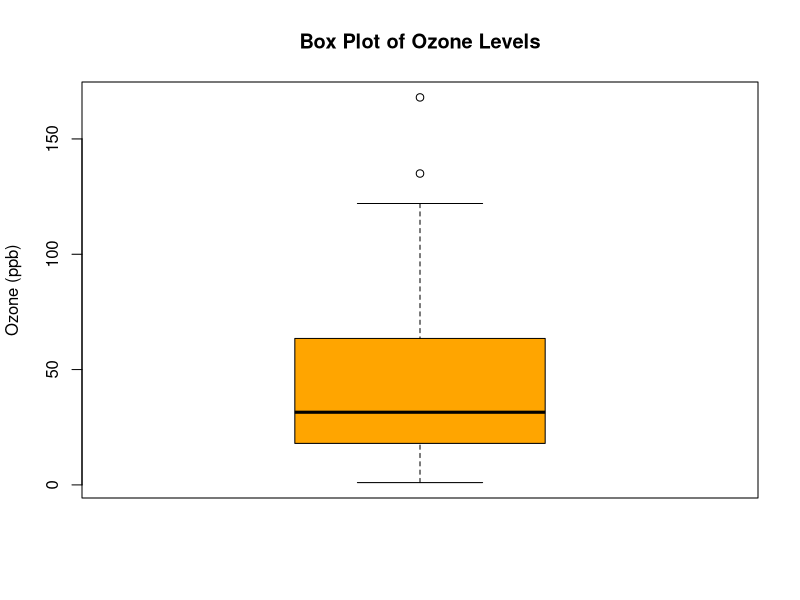
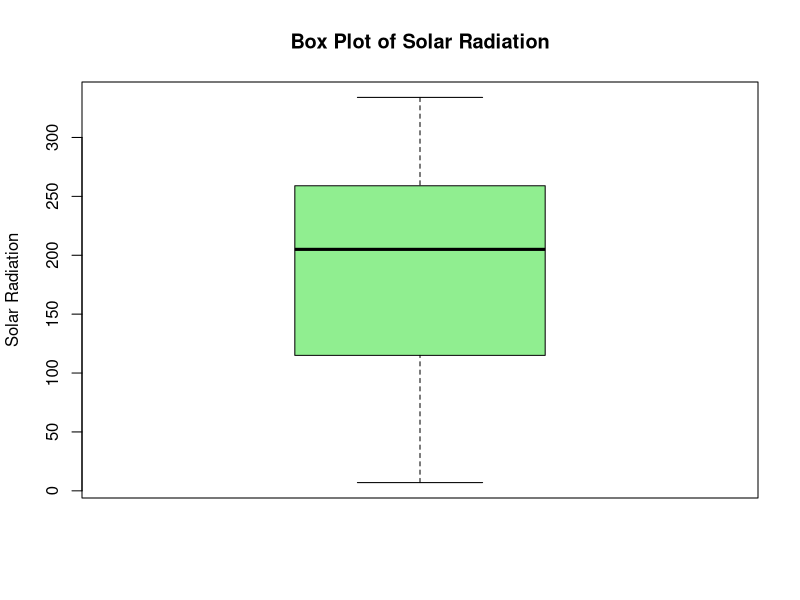
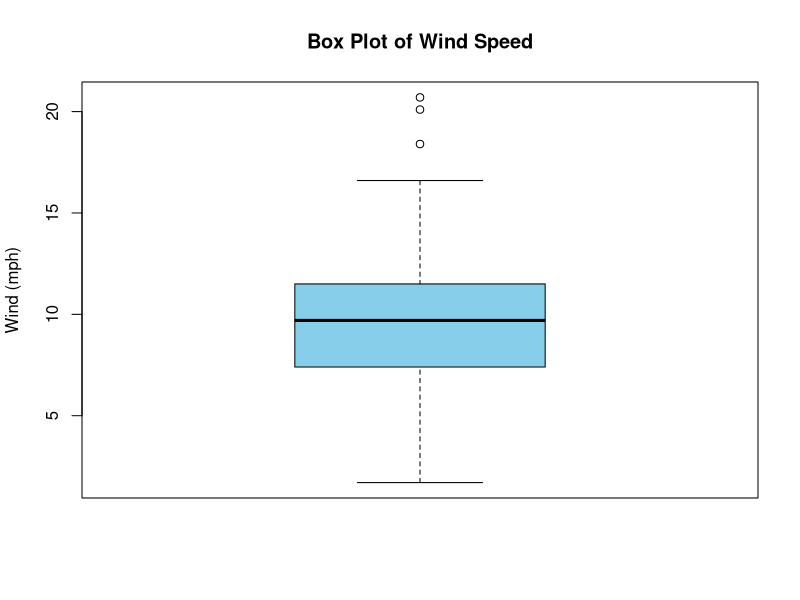
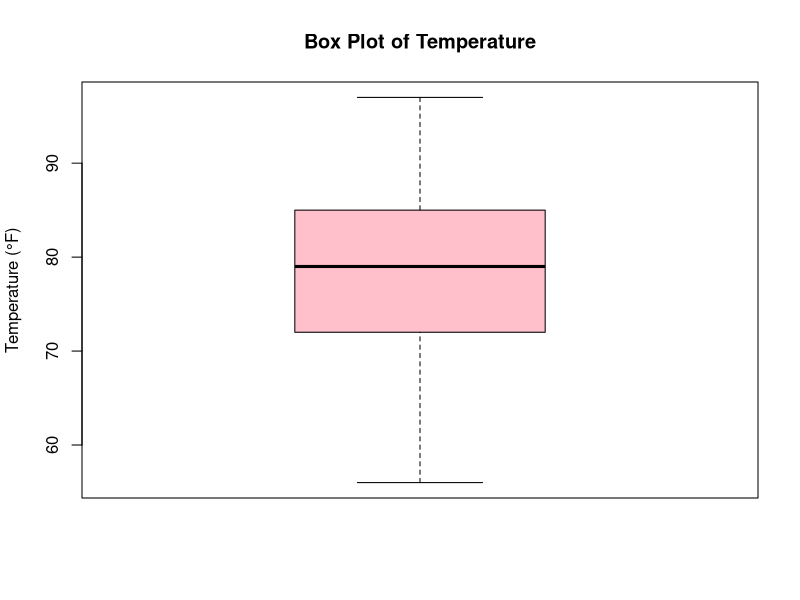
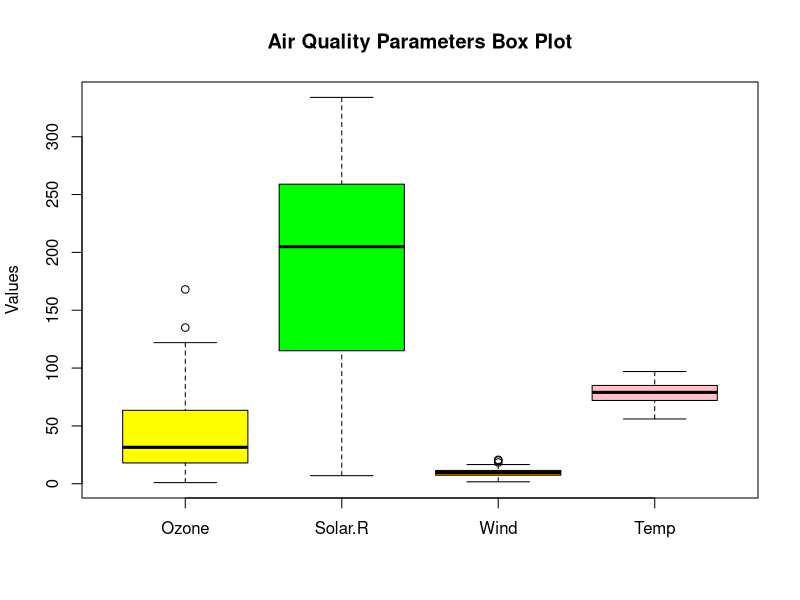

These charts were generated, in order, by the following R code:
# Load the Air Quality Dataset
data(airquality)

# Understand the dataset
str(airquality)
View(airquality)
class(airquality)
?airquality

# Basic Box Plot for Ozone
boxplot(airquality$Ozone,
        main = "Box Plot of Ozone Levels",
        ylab = "Ozone (ppb)",
        col = "orange")

# Box Plot for Solar Radiation
boxplot(airquality$Solar.R,
        main = "Box Plot of Solar Radiation",
        ylab = "Solar Radiation",
        col = "lightgreen")

# Box Plot for Wind Speed
boxplot(airquality$Wind,
        main = "Box Plot of Wind Speed",
        ylab = "Wind (mph)",
        col = "skyblue")

# Box Plot for Temperature
boxplot(airquality$Temp,
        main = "Box Plot of Temperature",
        ylab = "Temperature (°F)",
        col = "pink")

# Multi-Variable Box Plot
boxplot(airquality[, c("Ozone", "Solar.R", "Wind", "Temp")],
        main = "Air Quality Parameters Box Plot",
        col = c("yellow", "green", "orange", "pink"),
        ylab = "Values")
